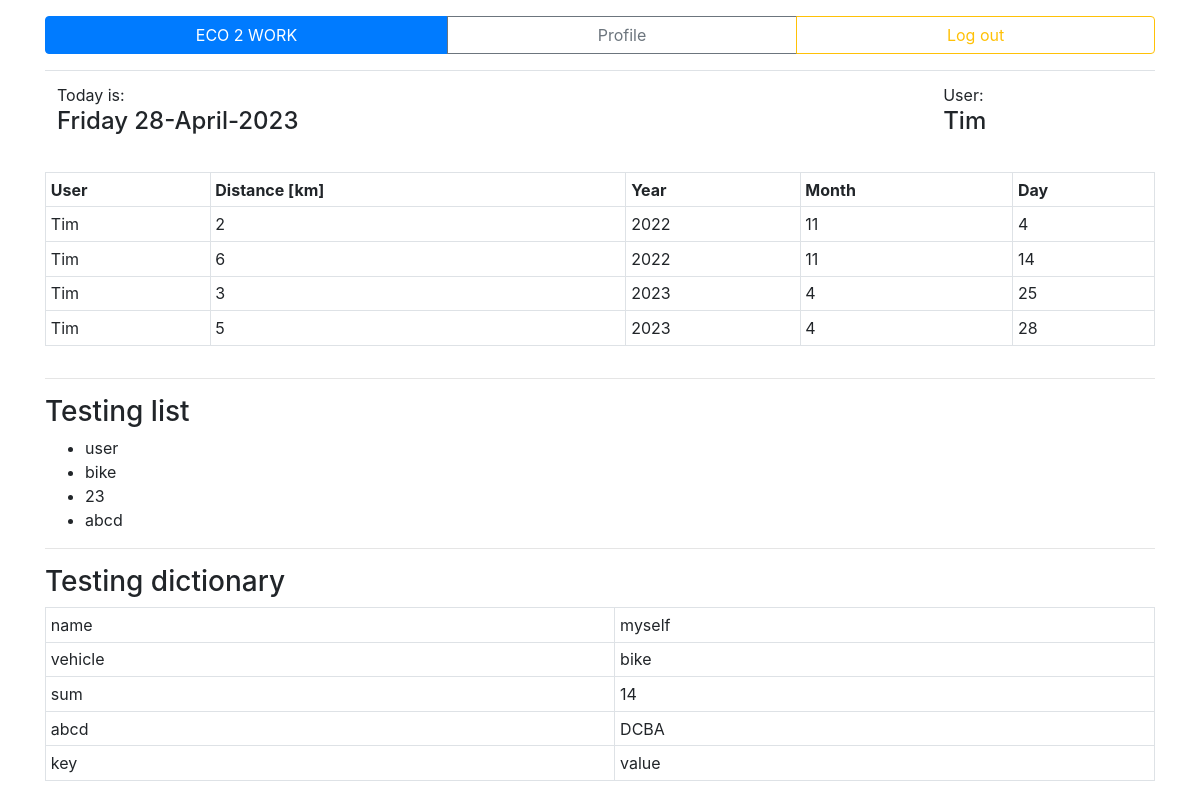
Screenshot of /profile/ (signed in) with the database file from the repository.
### e2w_app/models.py (models this page shows)
class Activity(models.Model):
    ACTIVITY_VEHICLE_CHOICES = [
        ('foot', 'foot'),
        ('bike', 'bike'),
        ('scooter', 'scooter'),
        ]
    __tablename__ = 'activity'
    user = models.ForeignKey(User, on_delete=models.CASCADE, null=False)
    distance = models.PositiveIntegerField()
    vehicle = models.CharField(
        max_length=100,
        choices=ACTIVITY_VEHICLE_CHOICES,
        default=ACTIVITY_VEHICLE_CHOICES[1][0]
        )
    date = models.DateField()
    time_create = models.DateTimeField(auto_now_add=True)
    time_update = models.DateTimeField(auto_now=True)
    def __str__(self):
        return f'{self.user.username} {self.distance}km {self.date}'

### e2w_app/views.py (the view)
# urls.py: path('profile/', views.profile_view, name='profile_view'),
@login_required(login_url='login_view')
def profile_view(request):
    if not request.user.is_authenticated:
        return redirect('index')
    today = date.today()
    user_active = request.user
    user_activities = Activity.objects.filter(user=user_active).order_by('date')
    u = Activity.objects.filter(user=user_active)
    print(u)
    testing_list = ['user', 'bike', 23, 'abcd']
    testing_dictionary = {
        'name': 'myself',
        'vehicle': 'bike',
        'sum': 14,
        'abcd': 'DCBA',
        'key': 'value',
    }
    context = {
        'today': today,
        'user_active': user_active,
        'user_activities': user_activities,
        'u': u,
        'testing_dictionary': testing_dictionary,
        'testing_list': testing_list,
    }
    return render(request, 'profile.html', context)

### e2w_app/templates/profile.html (shortened to what this page needs)
{% extends 'base.html' %}
{% block content %}
<div>
    <table class="table">
        <tr>
            <td>Today is: <h4>{{ today|date:"l d-F-Y" }}</h4></td>
            <td>User: <h4>{{ user_active }}</h4></td>
        </tr>
    </table>
</div>
<div class="table-responsive">
    <table class="table table-sm table-bordered">
        <tr>
            <th>User</th>
            <th>Distance [km]</th>
            <th>Year</th>
            <th>Month</th>
            <th>Day</th>
        </tr>
        {% for a in user_activities %}
            <tr>
                <td>{{ a.user }}</td>
                <td>{{ a.distance }}</td>
                <td>{{ a.date.year }}</td>
                <td>{{ a.date.month }}</td>
                <td>{{ a.date.day }}</td>
            </tr>
        {% endfor %}
    </table>
</div>
<hr/>
<div>
    <h3>Testing list</h3>
    <ul>
        {% for element in testing_list %}
            <li>{{element}}</li>
        {% endfor %}
    </ul>
</div>
<hr/>
<div>
    <h3>Testing dictionary</h3>
    <table class="table table-bordered table-sm">
        {% for key, value in testing_dictionary.items %}
            <tr>
                <td>{{ key }}</td>
                <td>{{ value }}</td>
            </tr>
        {% endfor %}
    </table>
</div>
{% endblock %}

### rows the page displays
Activity: user "Tim", distance "2", date.year "2022", date.month "11", date.day "4"
Activity: user "Tim", distance "6", date.year "2022", date.month "11", date.day "14"
Activity: user "Tim", distance "3", date.year "2023", date.month "4", date.day "25"
Activity: user "Tim", distance "5", date.year "2023", date.month "4", date.day "28"

### other values shown
{{ user_active }} "Tim"
{{ element }} "user" "bike" "23" "abcd"
{{ key }} "name" "vehicle" "sum" "abcd" "key"
{{ value }} "myself" "bike" "14" "DCBA" "value"
